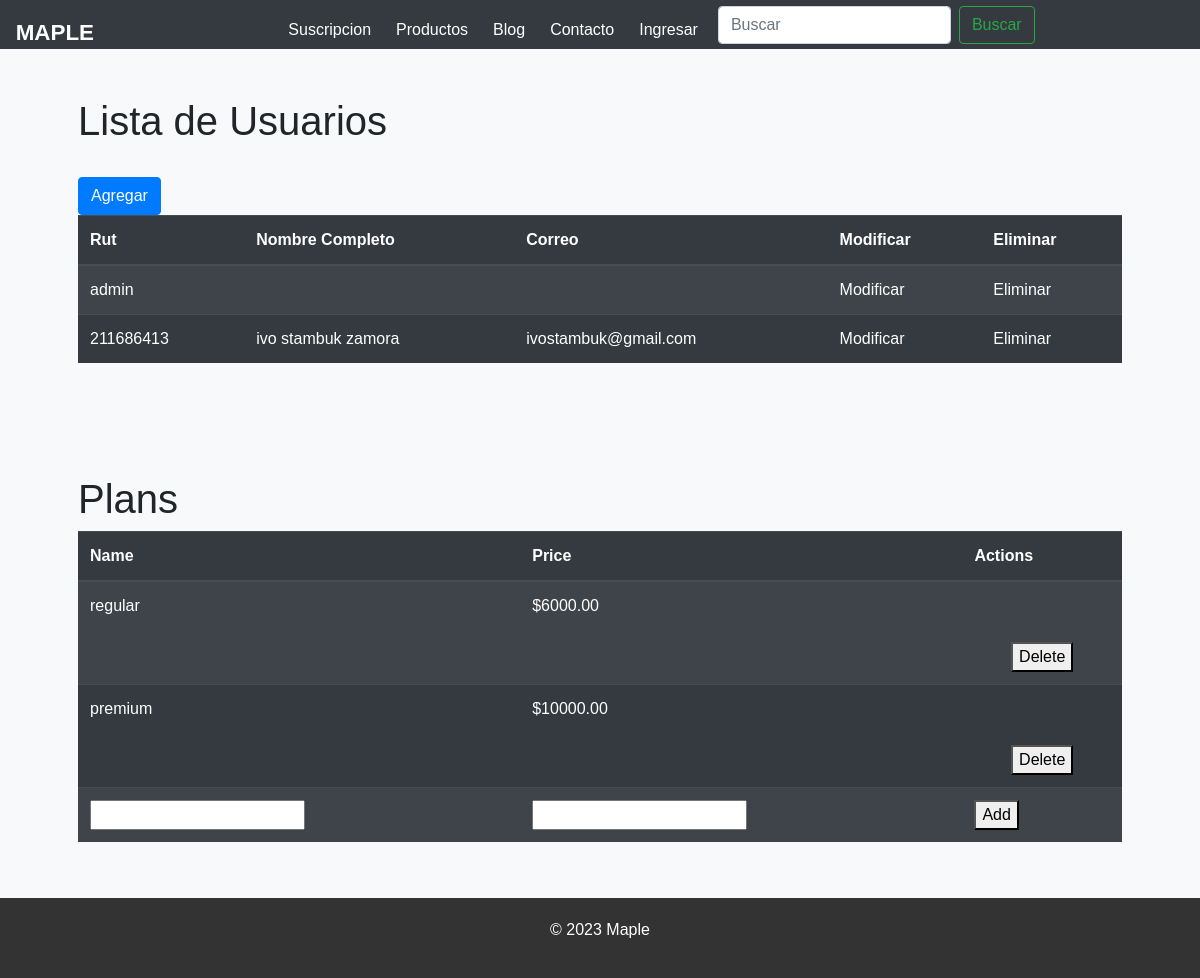
The app's page /crud with its own data.
### newPage/models.py (models this page shows, shortened)
class Usuario(AbstractBaseUser, PermissionsMixin):
    rut = models.CharField(max_length=10, primary_key=True)
    nombre = models.CharField(max_length=50, blank=False, null=False)
    appPaterno = models.CharField(max_length=30, blank=False, null=False)
    appMaterno = models.CharField(max_length=30, blank=False, null=False)
    fechaNacimiento = models.DateField(blank=True, null=True)
    tipoUsuario = models.ForeignKey('tipoUsuario', on_delete=models.CASCADE, db_column='idTipo', null=True)
    correo = models.EmailField(unique=True, blank=False, null=False, max_length=100)
    telefono = models.CharField(max_length=10, blank=False, null=False)
    activo = models.IntegerField(blank=True, null=True)
    direccion = models.CharField(max_length=100, blank=True, null=True)
    password = models.CharField(max_length=13, blank=False, null=False)
    is_staff = models.BooleanField(default=False)  # Add is_staff field
    is_superuser = models.BooleanField(default=False)  # Add is_superuser field
    USERNAME_FIELD = 'rut'
    objects = UsuarioManager()

class Plan(models.Model):
    name = models.CharField(max_length=100)
    price = models.DecimalField(max_digits=8, decimal_places=2)

### newPage/views.py (the view)
# urls.py: path("crud", views.crud, name="crud"),
def crud(request):
    usuario = Usuario.objects.all()
    plans = Plan.objects.all()
    if request.method == 'POST' and 'delete_plan' in request.POST:
        plan_id = request.POST.get('delete_plan')
        plan = Plan.objects.get(pk=plan_id)
        plan.delete()
        return redirect('crud')
    elif request.method == 'POST':
        name = request.POST.get('name')
        price = request.POST.get('price')
        plan = Plan(name=name, price=price)
        plan.save()
        return redirect('crud')
    context = {"usuario": usuario, "plans": plans}
    return render(request, "pages/user_list.html", context)

### newPage/context_processor.py (called while the page is built)
def total_carrito(request):
    total = 0
    if request.user.is_authenticated:
        if "carrito" in request.session.keys():
            for key, value in request.session["carrito"].items():
                total += int(value["acumulado"])
    else:
        if "carrito" in request.session.keys():
            for key, value in request.session["carrito"].items():
                total += int(value["acumulado"])
    if request.user.is_authenticated and Subscription.objects.filter(user=request.user).exists():
        total -= total * 0.05
    return {"total_carrito": total}

### newPage/templates/pages/user_list.html (shortened to what this page needs)
{% load static %}
<!DOCTYPE html>
<html>
<head>
  <link rel="stylesheet" href="https://stackpath.bootstrapcdn.com/bootstrap/4.3.1/css/bootstrap.min.css">
  <link type='text/css' rel="stylesheet" href="{% static 'css/index.css' %}?v=10">
</head>
<body>
  <header>
    {% include 'app/navbar.html' %}
</header>
<body>
    <div class="container">
        <div class="row">
            <div class="col p-5">
                <h1>Lista de Usuarios</h1><br>
                <a href="{% url 'userAdd' %}">
                    <button type="button" class="btn btn-primary">Agregar</button>
                </a>
                <table class="table table-dark table-striped">
                    {% if usuario %}
                    <thead>
                        <th>Rut</th>
                        <th>Nombre Completo</th>
                        <th>Correo</th>
                        <th>Modificar</th>
                        <th>Eliminar</th>
                    </thead>
                    <tbody>
                        {% for user in usuario %}
                        <tr>
                            <td>{{user.rut}}</td>
                            <td>{{user.nombre}} {{user.appPaterno}} {{user.appMaterno}}</td>
                            <td>{{user.correo}}</td>
                            <td><a href="{% url 'userEdit' pk=user.rut%}">Modificar</a></td>
                            <td><a href="{% url 'userDel' pk=user.rut%}">Eliminar</a></td>
                        </tr>
                        {% endfor %}
                    </tbody>
                    {% endif %}
                </table>
            </div>
        </div>
    </div>
    <div class="container">
        <div class="row">
            <div class="col p-5">
                <h1>Plans</h1>
                <table class="table table-dark table-striped">
                    <thead>
                        <tr>
                            <th>Name</th>
                            <th>Price</th>
                            <th>Actions</th>
                        </tr>
                    </thead>
                    <tbody>
                        {% for plan in plans %}
                        <tr>
                            <td>{{ plan.name }}</td>
                            <td>${{ plan.price }}</td>
                            <td>
                                <form method="post" action="{% url 'crud' %}">
                                    <button type="submit">Delete</button>
                                </form>
                            </td>
                        </tr>
                        {% endfor %}
                        <tr>
                            <form method="post" action="{% url 'crud' %}">
                                <td>
                                    <input type="text" name="name">
                                </td>
                                <td>
                                    <input type="text" name="price">
                                </td>
                                <td>
                                    <button type="submit">Add</button>
                                </td>
                            </form>
                        </tr>
                    </tbody>
                </table>
            </div>
        </div>
    </div>
    <br>
    <br>
    <br>
    <footer>
        <p>&copy; 2023 Maple</p>
      </footer>
      </body>
      </html>

### static/css/index.css (style rules this page uses)
footer { background-color: #333; position: fixed; color: white; text-align: center; padding: 20px; width: 100%; max-width: auto; margin: auto; bottom: 0; }
a { text-decoration: none; }
* { text-decoration: none; list-style: none; box-sizing: border-box; }
header { display: flex; background-color: #343a40!important; }
header { display: flex; width: 100%; background-color: #343a40; }
a { color: white; text-decoration: none; }
@media (min-width: 1000px) { * { text-decoration: none; list-style: none; box-sizing: border-box; } }
@media (min-width: 1000px) { header { display: flex; width: 100%; background-color: #343a40; justify-content: center; } }
@media (min-width: 1000px) { a { color: white; text-decoration: none; } }
p { margin-top: 1; }

### static/css/navbar.css (style rules this page uses)
* { text-decoration: none; list-style: none; box-sizing: border-box; }
header { width: 100%; display: flex; background-color: #343a40!important; }
a { color: white; text-decoration: none; }
@media (min-width: 1000px) { * { text-decoration: none; list-style: none; box-sizing: border-box; } }
@media (min-width: 1000px) { body { background-color: #f8f9fa; } }
@media (min-width: 1000px) { header { display: flex; width: 100%; background-color: #343a40; justify-content: center; } }
@media (min-width: 1000px) { a { color: white; text-decoration: none; } }
form { font-size: 1em; display: flex; flex-direction: column; align-items: center; margin-top: 3em; }
body { font-family: Arial, sans-serif; background-size: cover; }

### records on screen
Usuario: rut "admin"
Usuario: rut "211686413", nombre "ivo", appPaterno "stambuk", appMaterno "zamora", correo "ivostambuk@gmail.com"
Plan: name "regular", price "6000.00"
Plan: name "premium", price "10000.00"
